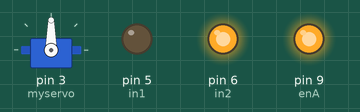
A sketch run on a simulated Arduino Uno, built with avr-gcc and run on an emulated ATmega328P. Parts: servo, output pins drawn as LEDs (lit = HIGH).

Above: at 0.1 s.
Timing chart, 0 to 1.6 s (numbered marks = the images above):
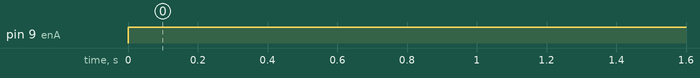

Measured:
- by itself, pin 9 (enA): LOW → HIGH at 0.00 s

The sketch:

freshnew.ino
```cpp
#include <Servo.h>

#define enA 9
#define in1 5
#define in2 6

Servo myservo;

int pos = 90;

void setup() {
  //Serial.begin(115200);

  pinMode(enA, OUTPUT);
  pinMode(in1, OUTPUT);
  pinMode(in2, OUTPUT);

  // Set initial rotation direction
  digitalWrite(in1, LOW);
  digitalWrite(in2, HIGH);


  myservo.attach(3);

}

void loop() {
  digitalWrite(enA, 100); // PWM control for speed

//  if (Serial.available() > 0) {
//    int inChar = Serial.read();
//    char inp = (char)inChar;
//    //Serial.println(inp);
//
//
//    int val = inp - '0';
//
//    if (val == 1) {
//      Serial.println('s');
//      digitalWrite(enA, 100); // PWM control for speed
//      if (pos==180){
//        for (int i=180; i>=90; i-=10){
//          myservo.write(i);
//          delay(50);
//        }
//        delay(50);
//      }
//      pos=90;
//    }
//    else if (val == 2) {
//      Serial.println('c');
//      digitalWrite(enA, 0);
//      if (pos==90){
//        for (int i=90; i<=180; i+=10){
//          myservo.write(i);
//          delay(50);
//        }
//      }
//      pos=180;
//    }
//    else {
//      Serial.println('e');
//      digitalWrite(enA, 0);
//      if (pos==180){
//        for (int i=180; i>=90; i-=10){
//          myservo.write(i);
//          delay(50);
//        }
//      }
//      pos=90;
//
//    }
//  }
}
```
